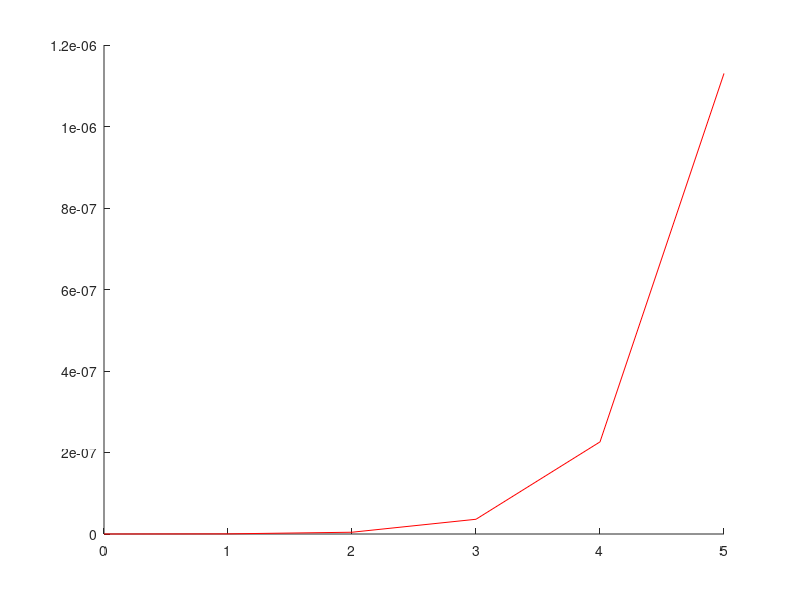

This figure's MATLAB source:
n = input("input n >= 30: ");p = input("input p <= 0.05: ");values = 0:n;binomial_distribution = binopdf(values, n, p);poisson_distribution = poisspdf(values, n * p);hold on;plot(values, binomial_distribution, 'color', 'g');plot(values, poisson_distribution, 'color', 'r');